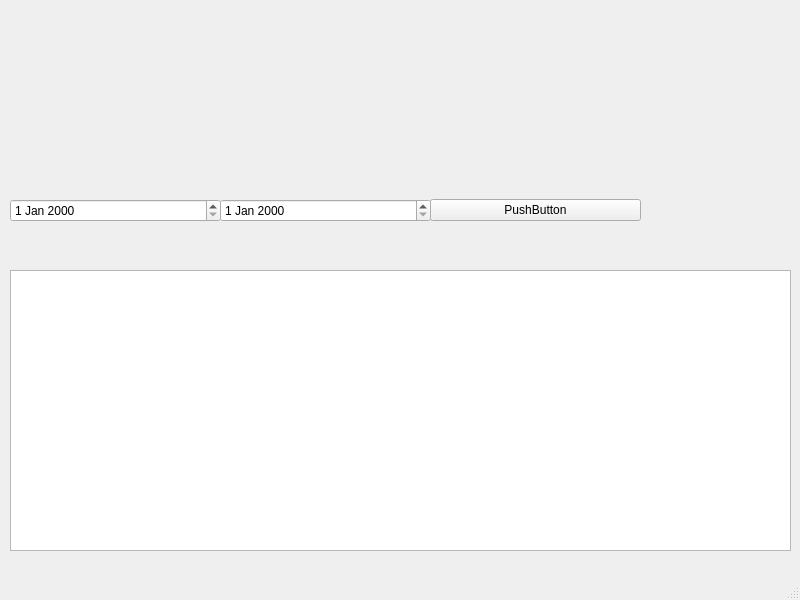
<?xml version="1.0" encoding="UTF-8"?>
<ui version="4.0">
 <class>MainWindow</class>
 <widget class="QMainWindow" name="MainWindow">
  <property name="geometry">
   <rect>
    <x>0</x>
    <y>0</y>
    <width>800</width>
    <height>600</height>
   </rect>
  </property>
  <property name="windowTitle">
   <string>MainWindow</string>
  </property>
  <widget class="QWidget" name="centralwidget">
   <widget class="QWidget" name="horizontalLayoutWidget">
    <property name="geometry">
     <rect>
      <x>10</x>
      <y>0</y>
      <width>781</width>
      <height>191</height>
     </rect>
    </property>
    <layout class="QHBoxLayout" name="horizontalLayout"/>
   </widget>
   <widget class="QTableView" name="tableView">
    <property name="geometry">
     <rect>
      <x>10</x>
      <y>270</y>
      <width>781</width>
      <height>281</height>
     </rect>
    </property>
   </widget>
   <widget class="QWidget" name="horizontalLayoutWidget_2">
    <property name="geometry">
     <rect>
      <x>10</x>
      <y>190</y>
      <width>211</width>
      <height>41</height>
     </rect>
    </property>
    <layout class="QHBoxLayout" name="horizontalLayout_2">
     <item>
      <widget class="QDateEdit" name="dateEdit"/>
     </item>
    </layout>
   </widget>
   <widget class="QWidget" name="horizontalLayoutWidget_3">
    <property name="geometry">
     <rect>
      <x>430</x>
      <y>190</y>
      <width>211</width>
      <height>41</height>
     </rect>
    </property>
    <layout class="QHBoxLayout" name="horizontalLayout_4">
     <item>
      <widget class="QPushButton" name="pushButton">
       <property name="text">
        <string>PushButton</string>
       </property>
      </widget>
     </item>
    </layout>
   </widget>
   <widget class="QWidget" name="horizontalLayoutWidget_4">
    <property name="geometry">
     <rect>
      <x>220</x>
      <y>190</y>
      <width>211</width>
      <height>41</height>
     </rect>
    </property>
    <layout class="QHBoxLayout" name="horizontalLayout_5">
     <item>
      <widget class="QDateEdit" name="dateEdit_2"/>
     </item>
    </layout>
   </widget>
  </widget>
  <widget class="QMenuBar" name="menubar">
   <property name="geometry">
    <rect>
     <x>0</x>
     <y>0</y>
     <width>800</width>
     <height>21</height>
    </rect>
   </property>
  </widget>
  <widget class="QStatusBar" name="statusbar"/>
 </widget>
 <resources/>
 <connections/>
</ui>
